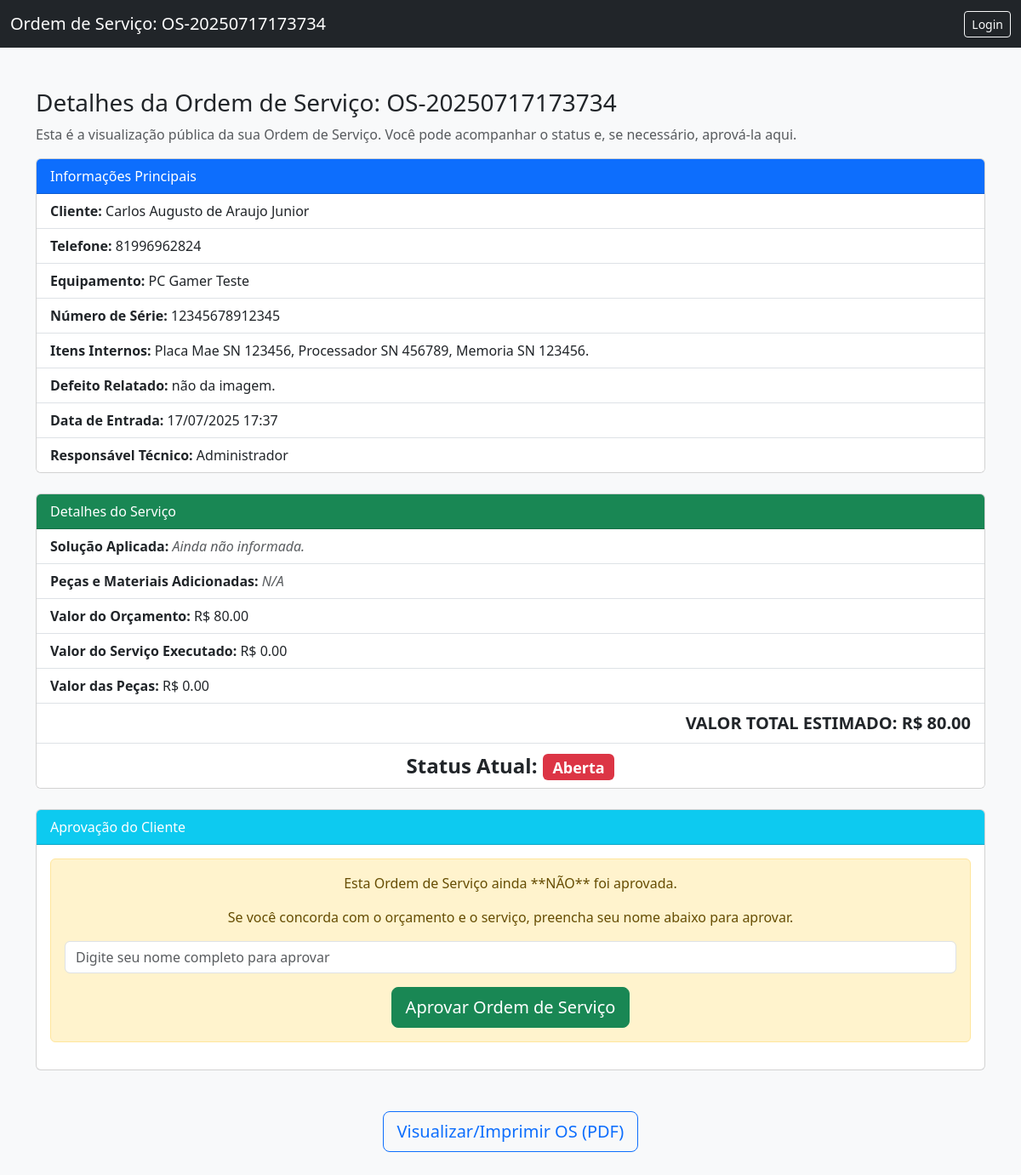
The app's page /os_cliente/OS-20250717173734 with its own data.
### tables this page shows
CREATE TABLE ordens_servico (
            id INTEGER PRIMARY KEY AUTOINCREMENT,
            codigo_os TEXT NOT NULL UNIQUE,
            id_cliente INTEGER NOT NULL,
            cliente TEXT NOT NULL,
            telefone TEXT,
            equipamento TEXT NOT NULL,
            numero_serie TEXT NOT NULL,
            itens_internos TEXT NOT NULL,
            defeito TEXT NOT NULL,
            solucao TEXT DEFAULT '',
            status TEXT DEFAULT 'Aberta',
            data_entrada TEXT NOT NULL,
            responsavel TEXT NOT NULL,
            valor_orcamento REAL DEFAULT 0.0,
            valor_servico_executado REAL DEFAULT 0.0,
            pecas_adicionadas TEXT DEFAULT '',
            valor_pecas REAL DEFAULT 0.0,
            nome_aprovacao_cliente TEXT DEFAULT '',
            data_aprovacao_cliente TEXT DEFAULT '',
            FOREIGN KEY (id_cliente) REFERENCES clientes(id)
        );

CREATE TABLE clientes (
            id INTEGER PRIMARY KEY AUTOINCREMENT,
            nome TEXT NOT NULL,
            cpf TEXT NOT NULL UNIQUE,
            telefone TEXT
        );

### app.py (the view, shortened to what this page needs)
@app.route('/os_cliente/<codigo_os>', methods=['GET', 'POST'])
def visualizar_os_publica(codigo_os):
    conn = sqlite3.connect(DB)
    c = conn.cursor()
    c.execute("""
        SELECT
            os.id, os.codigo_os, c.nome, c.telefone, os.equipamento, os.numero_serie, os.itens_internos,
            os.defeito, os.solucao, os.status, os.data_entrada, os.responsavel, os.valor_orcamento,
            os.valor_servico_executado, os.pecas_adicionadas, os.valor_pecas,
            os.nome_aprovacao_cliente, os.data_aprovacao_cliente
        FROM ordens_servico os
        JOIN clientes c ON os.id_cliente = c.id
        WHERE os.codigo_os=?
    """, (codigo_os,))
    os_info_tuple = c.fetchone()
    if not os_info_tuple:
        conn.close()
        return "Ordem de Serviço não encontrada.", 404
    os_fields = [
        'id', 'codigo_os', 'cliente', 'telefone', 'equipamento', 'numero_serie',
        'itens_internos', 'defeito', 'solucao', 'status', 'data_entrada', 'responsavel',
        'valor_orcamento', 'valor_servico_executado', 'pecas_adicionadas', 'valor_pecas',
        'nome_aprovacao_cliente', 'data_aprovacao_cliente'
    ]
    os_dados = dict(zip(os_fields, os_info_tuple))
    conn.close()
    return render_template('visualizar_os_publica.html', os=os_dados)

### templates/visualizar_os_publica.html (shortened to what this page needs)
<!DOCTYPE html>
<html lang="pt-br">
<head>
  <link href="https://cdn.jsdelivr.net/npm/bootstrap@5.3.0/dist/css/bootstrap.min.css" rel="stylesheet">
</head>
<body class="bg-light">
<nav class="navbar navbar-dark bg-dark">
  <div class="container-fluid">
    <span class="navbar-brand">Ordem de Serviço: {{ os.codigo_os }}</span>
    <div class="d-flex">
      <a href="{{ url_for('login') }}" class="btn btn-outline-light btn-sm">Login</a>
    </div>
  </div>
</nav>
<div class="container py-5">
  <h3>Detalhes da Ordem de Serviço: {{ os.codigo_os }}</h3>
  <p class="text-muted">Esta é a visualização pública da sua Ordem de Serviço. Você pode acompanhar o status e, se necessário, aprová-la aqui.</p>
  <div class="card mb-4">
    <div class="card-header bg-primary text-white">
      Informações Principais
    </div>
    <ul class="list-group list-group-flush">
      <li class="list-group-item"><strong>Cliente:</strong> {{ os.cliente }}</li>
      <li class="list-group-item"><strong>Telefone:</strong> {{ os.telefone or 'N/A' }}</li>
      <li class="list-group-item"><strong>Equipamento:</strong> {{ os.equipamento }}</li>
      <li class="list-group-item"><strong>Número de Série:</strong> {{ os.numero_serie }}</li>
      <li class="list-group-item"><strong>Itens Internos:</strong> {{ os.itens_internos }}</li>
      <li class="list-group-item"><strong>Defeito Relatado:</strong> {{ os.defeito }}</li>
      <li class="list-group-item"><strong>Data de Entrada:</strong> {{ os.data_entrada }}</li>
      <li class="list-group-item"><strong>Responsável Técnico:</strong> {{ os.responsavel }}</li>
    </ul>
  </div>
  <div class="card mb-4">
    <div class="card-header bg-success text-white">
      Detalhes do Serviço
    </div>
    <ul class="list-group list-group-flush">
      <li class="list-group-item">
        <strong>Solução Aplicada:</strong>
        {% if os.solucao %}{{ os.solucao }}{% else %}<em class="text-muted">Ainda não informada.</em>{% endif %}
      </li>
      <li class="list-group-item">
        <strong>Peças e Materiais Adicionadas:</strong>
        {% if os.pecas_adicionadas %}{{ os.pecas_adicionadas }}{% else %}<em class="text-muted">N/A</em>{% endif %}
      </li>
      <li class="list-group-item">
        <strong>Valor do Orçamento:</strong> R$ {{ "%.2f"|format(os.valor_orcamento or 0.0) }}
      </li>
      <li class="list-group-item">
        <strong>Valor do Serviço Executado:</strong> R$ {{ "%.2f"|format(os.valor_servico_executado or 0.0) }}
      </li>
      <li class="list-group-item">
        <strong>Valor das Peças:</strong> R$ {{ "%.2f"|format(os.valor_pecas or 0.0) }}
      </li>
      <li class="list-group-item fs-5 text-end">
        <strong>VALOR TOTAL ESTIMADO: R$ {{ "%.2f"|format((os.valor_servico_executado or os.valor_orcamento or 0.0) + (os.valor_pecas or 0.0)) }}</strong>
      </li>
      <li class="list-group-item fs-4 text-center">
        <strong>Status Atual:</strong>
        {% if os.status == 'Aberta' %}
          <span class="badge bg-danger">{{ os.status }}</span>
        {% elif os.status == 'Em Análise' %}
          <span class="badge bg-warning text-dark">{{ os.status }}</span>
        {% elif os.status == 'Finalizada' %}
          <span class="badge bg-success">{{ os.status }}</span>
        {% else %}
          <span class="badge bg-secondary">{{ os.status }}</span>
        {% endif %}
      </li>
    </ul>
  </div>
  <div class="card mb-4">
    <div class="card-header bg-info text-white">
      Aprovação do Cliente
    </div>
    <div class="card-body">
      {% if os.nome_aprovacao_cliente %}
        <div class="alert alert-success text-center">
          <p class="mb-1">Esta Ordem de Serviço foi <strong>APROVADA</strong>.</p>
          <p class="mb-0">Por: <strong>{{ os.nome_aprovacao_cliente }}</strong> em <strong>{{ os.data_aprovacao_cliente }}</strong>.</p>
        </div>
      {% else %}
        <div class="alert alert-warning text-center">
          <p>Esta Ordem de Serviço ainda **NÃO** foi aprovada.</p>
          <p>Se você concorda com o orçamento e o serviço, preencha seu nome abaixo para aprovar.</p>
          <form method="POST">
            <div class="mb-3">
              <input type="text" class="form-control" id="nome_aprovacao_cliente" name="nome_aprovacao_cliente" placeholder="Digite seu nome completo para aprovar" required>
            </div>
            <button type="submit" class="btn btn-success btn-lg">Aprovar Ordem de Serviço</button>
          </form>
        </div>
      {% endif %}
    </div>
  </div>
  <div class="text-center mt-5">
    <a href="{{ url_for('ver_pdf_os', codigo_os=os.codigo_os) }}" class="btn btn-outline-primary btn-lg" target="_blank">
       Visualizar/Imprimir OS (PDF)
    </a>
  </div>
</div>
</body>
</html>

### records on screen
ordens_servico: codigo_os "OS-20250717173734", equipamento "PC Gamer Teste", numero_serie "12345678912345", itens_internos "Placa Mae SN 123456, Processador SN 456789, Memoria SN 123456.", defeito "não da imagem.", data_entrada "17/07/2025 17:37", responsavel "Administrador", valor_orcamento "80.00", valor_servico_executado "0.00", valor_pecas "0.00", valor_servico_executado+valor_orcamento+valor_pecas "80.00", status "Aberta"
clientes: cliente "Carlos Augusto de Araujo Junior", telefone "81996962824"
